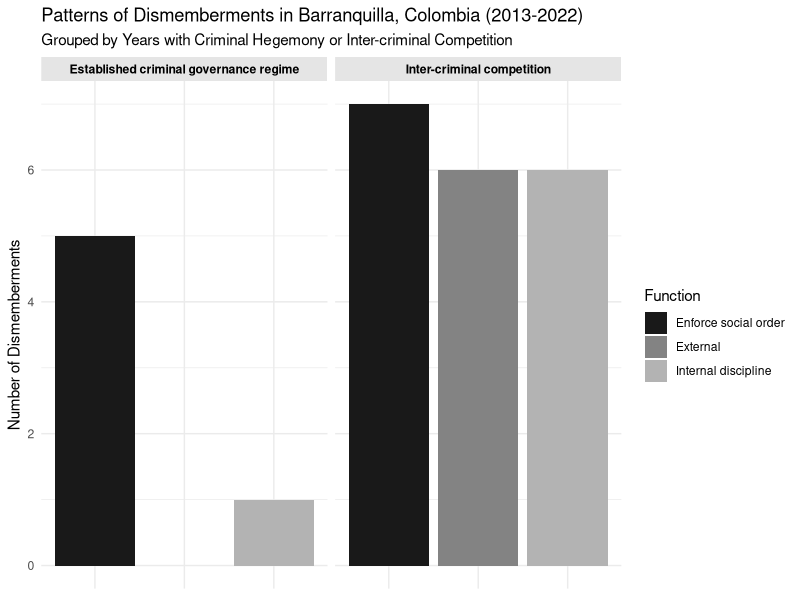
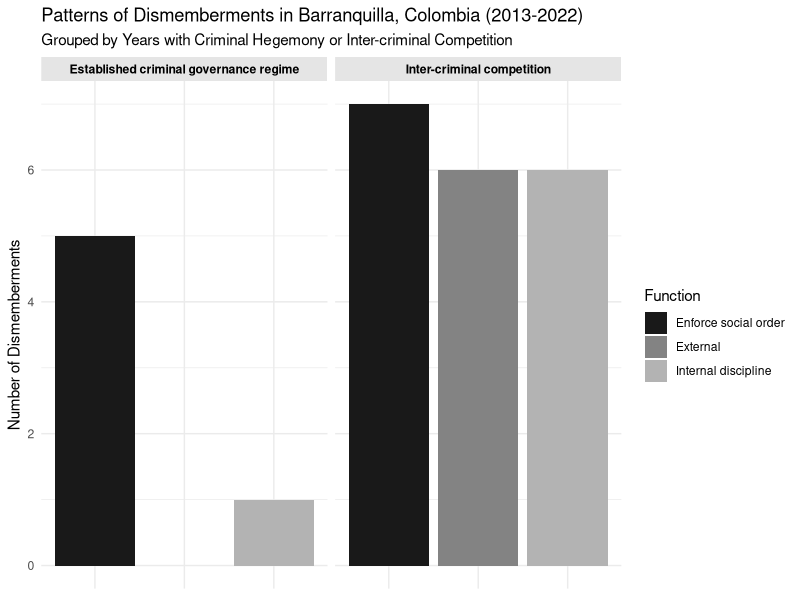

Write R code to recreate these figures, in order.
## ---- chunk 1
knitr::opts_chunk$set(echo = TRUE)
library(tidyverse)
## ---- chunk 2
dismemberments <- read_csv("./Dismemberments_Barranquilla.csv")
## ---- chunk 3
#Add an indicator of competition or not
dismemberments <- dismemberments |> 
  mutate(competition = if_else(
    year == 2013 | year == 2016 | year == 2017 | 
      year == 2021 | year == 2022, 1, 0
   )) |> 
  relocate(competition, .after = year)
## ---- chunk 4
graph1 <- ggplot(dismemberments, aes(x = `function`, fill = `function`)) +
  geom_bar(stat = "count") +
  labs(title = "Patterns of Dismemberments in Barranquilla, Colombia (2013-2022)",
       subtitle = "Grouped by Years with Criminal Hegemony or Inter-criminal Competition",
       x = NULL, 
       y = "Number of Dismemberments",
       fill = "Function") +
  theme_minimal() +
  theme(
    axis.text.x = element_blank(),
    axis.title.x = element_blank(),
    strip.background = element_rect(fill = "gray90", color = NA),
    strip.text = element_text(face = "bold", color = "black")
  ) +
  scale_fill_grey(start = 0.1, end = 0.7) +
  facet_wrap(~competition, 
             labeller = as_labeller(c(`0` = "Established criminal governance regime",
                                      `1` = "Inter-criminal competition")))

ggsave("dismemberment_graph.pdf", plot = last_plot(), width = 7, height = 5)
ggsave("dismemberment_graph.png", plot = last_plot(), width = 7, height = 5, dpi = 300)
